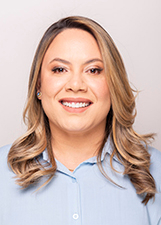
#> input picture fotos/ana-portela.jpg, 161 x 225 px
$ python post.py ../../../fotos/ana-portela.jpg ../../../fotos/andre-salineiro.jpg
#> lines starting #> are read from the running program, lines starting #| are printed output that depends on the picture
import sys, random
from PIL import Image, ImageChops, ImageFilter
src, dst = sys.argv[1], sys.argv[2]
im = Image.open(src).convert('RGB')
#> im is the input picture: PIL image 161x225 RGB; mean R, G, B 205.6, 183.3, 176.9
W, H = im.size
#> W = 161; H = 225
# vinheta suave (bordas ~18% mais escuras)
mask = Image.new('L', (W, H), 0)
#> mask: PIL image 161x225 L; every value is 0
small = Image.new('L', (160, 90), 0)
#> small: PIL image 160x90 L; every value is 0
px = small.load()
for y in range(90):
    for x in range(160):
        dx, dy = (x - 79.5) / 80, (y - 44.5) / 45
        d = (dx * dx * 0.85 + dy * dy) ** 0.5
        px[x, y] = int(255 * max(0, min(1, (d - 0.55) / 0.75)) ** 1.6 * 0.5)
mask = small.resize((W, H), Image.BICUBIC).filter(ImageFilter.GaussianBlur(8))
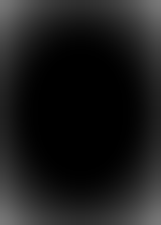
#> mask: PIL image 161x225 L; min 0, max 121, mean 26.9
dark = Image.new('RGB', (W, H), (0, 0, 0))
#> dark: PIL image 161x225 RGB; every value is 0
im = Image.composite(dark, im, mask)
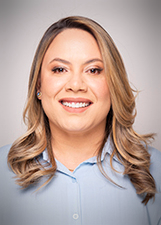
#> im: PIL image 161x225 RGB; mean R, G, B 183, 161.3, 154.4
# grão fino de câmera
noise = Image.effect_noise((W, H), 9).convert('RGB')
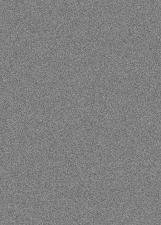
#> noise: PIL image 161x225 RGB; min 88, max 165, mean 127.5
im = ImageChops.add(im, noise, scale=1.0, offset=-128) if False else Image.blend(im, ImageChops.overlay(im, noise), 0.18)
im.save(dst, quality=93)
print('ok', dst)

$ run again, on fotos/beto-avelar.jpg
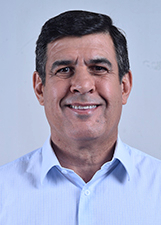
#> input picture fotos/beto-avelar.jpg, 161 x 225 px
#> im is the input picture: PIL image 161x225 RGB; mean R, G, B 164.7, 165.5, 189.1
#> small: PIL image 160x90 L; every value is 0
#> dark: PIL image 161x225 RGB; every value is 0
#> `im = Image.composite(dark, im, mask)`:
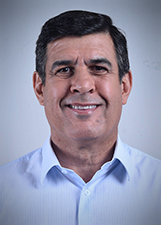
#> im: PIL image 161x225 RGB; mean R, G, B 145.9, 145.1, 165.4

$ run again, on fotos/carlao.jpg
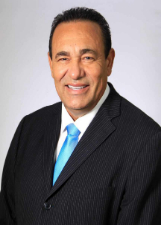
#> input picture fotos/carlao.jpg, 161 x 225 px
#> im is the input picture: PIL image 161x225 RGB; mean R, G, B 120.4, 112.9, 113.7
#> small: PIL image 160x90 L; every value is 0
#> dark: PIL image 161x225 RGB; every value is 0
#> `im = Image.composite(dark, im, mask)`:
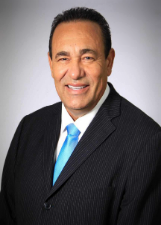
#> im: PIL image 161x225 RGB; mean R, G, B 108, 100.8, 101.2

$ run again, on fotos/clodoilson-pires.jpg
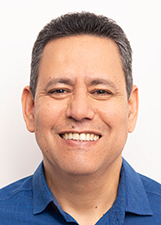
#> input picture fotos/clodoilson-pires.jpg, 161 x 225 px
#> im is the input picture: PIL image 161x225 RGB; mean R, G, B 193.3, 171.9, 166.6
#> small: PIL image 160x90 L; every value is 0
#> dark: PIL image 161x225 RGB; every value is 0
#> `im = Image.composite(dark, im, mask)`:
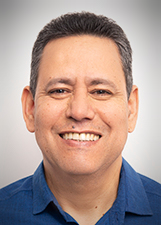
#> im: PIL image 161x225 RGB; mean R, G, B 175, 153, 146.1
